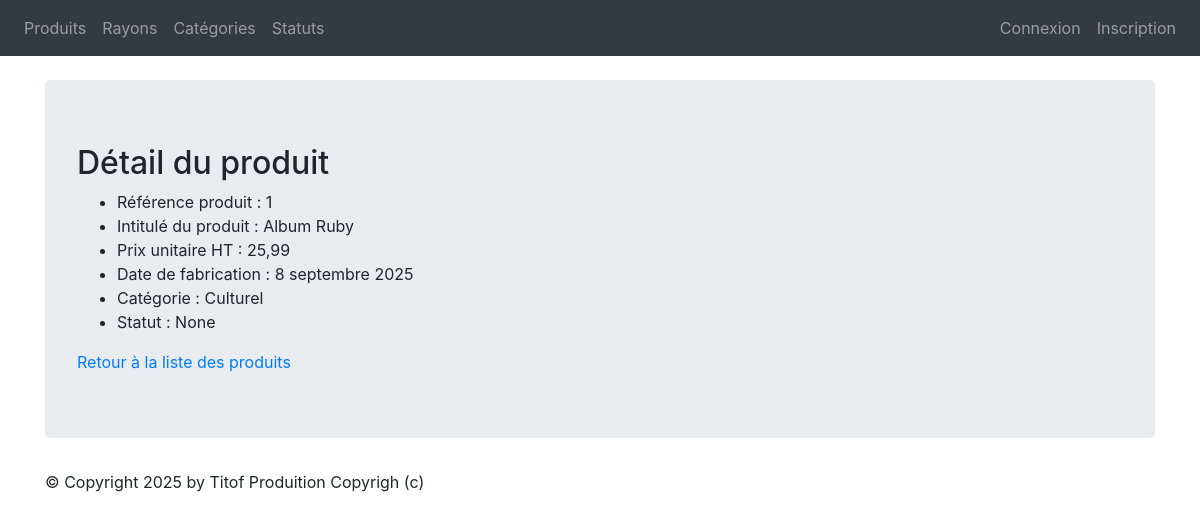
Before: /monApp/produit/1/ with the older database file.
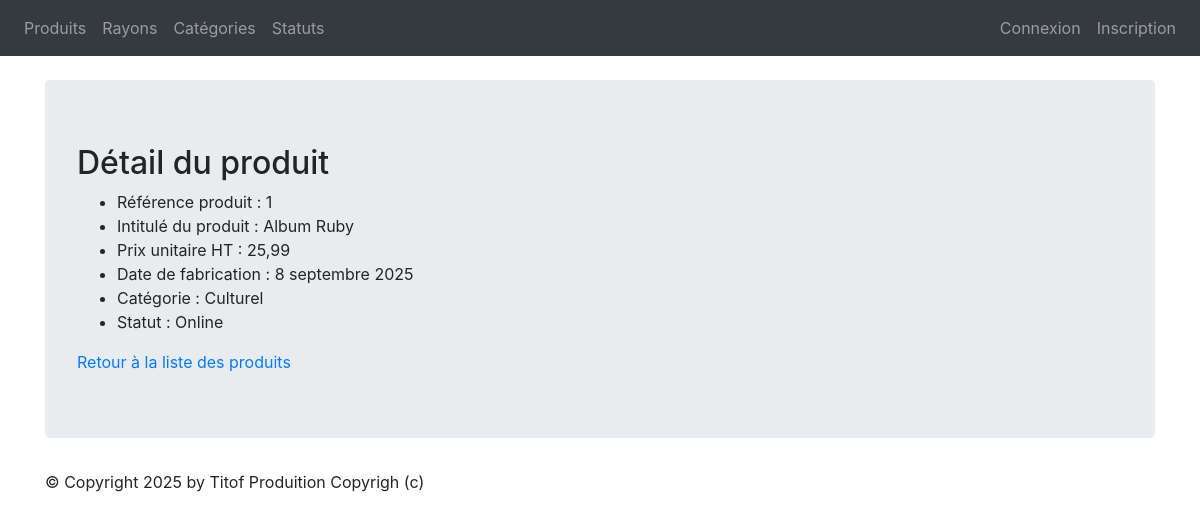
After: the same page with the newer database file.
### monApp/models.py (models this page shows, shortened)
class Produit(models.Model):
    refProd = models.AutoField(primary_key=True)
    intituleProd = models.CharField(max_length=200)
    prixUnitaireProd = models.DecimalField(max_digits=10, decimal_places=2)
    dateFabProd = models.DateField(default=date.today)
    categorie = models.ForeignKey(Categorie, on_delete=models.CASCADE, related_name="produits_categorie", null=True, blank=True)
    status = models.ForeignKey(Statut, on_delete=models.CASCADE, related_name="produits_status",null=True, blank=True)
    rayon = models.ForeignKey(Rayon, on_delete=models.CASCADE, related_name="produits_rayon",null=True, blank=True)

class Categorie(models.Model):
    idCat = models.AutoField(primary_key=True)
    nomCat = models.CharField(max_length=100)
    def __str__(self):
        return self.nomCat

class Statut(models.Model):
    idStatus = models.AutoField(primary_key=True)
    libelleStatus = models.CharField(max_length=100)
    def __str__(self):
        return self.libelleStatus

### monApp/views.py (the view)
# urls.py: path("produit/<pk>/",views.ProduitDetailView.as_view(), name="dtl_prdt"),
class ProduitDetailView(DetailView):
    model = Produit
    template_name = "detail_produit.html"
    context_object_name = "prdt"
    def get_context_data(self, **kwargs):
        context = super(ProduitDetailView, self).get_context_data(**kwargs)
        context['titremenu'] = "Détail du produit"
        return context

### monApp/templates/detail_produit.html
{% extends 'base.html' %}
{% block content %}
<h2>{{ titremenu }}</h2>
<ul>
    <li>Référence produit : {{ prdt.refProd }} </li>
    <li>Intitulé du produit : {{ prdt.intituleProd }} </li>
    <li>Prix unitaire HT : {{ prdt.prixUnitaireProd }} </li>
    <li>Date de fabrication : {{ prdt.dateFabProd }} </li>
    <li>Catégorie : {{ prdt.categorie }} </li>
    <li>Statut : {{ prdt.status }}</li>
</ul>
<a href="{% url 'lst_prdts' %}">Retour à la liste des produits</a>
{% endblock %}

Changed rows visible on the page:
changed Produit "Album Ruby": status "None" → "Online"
